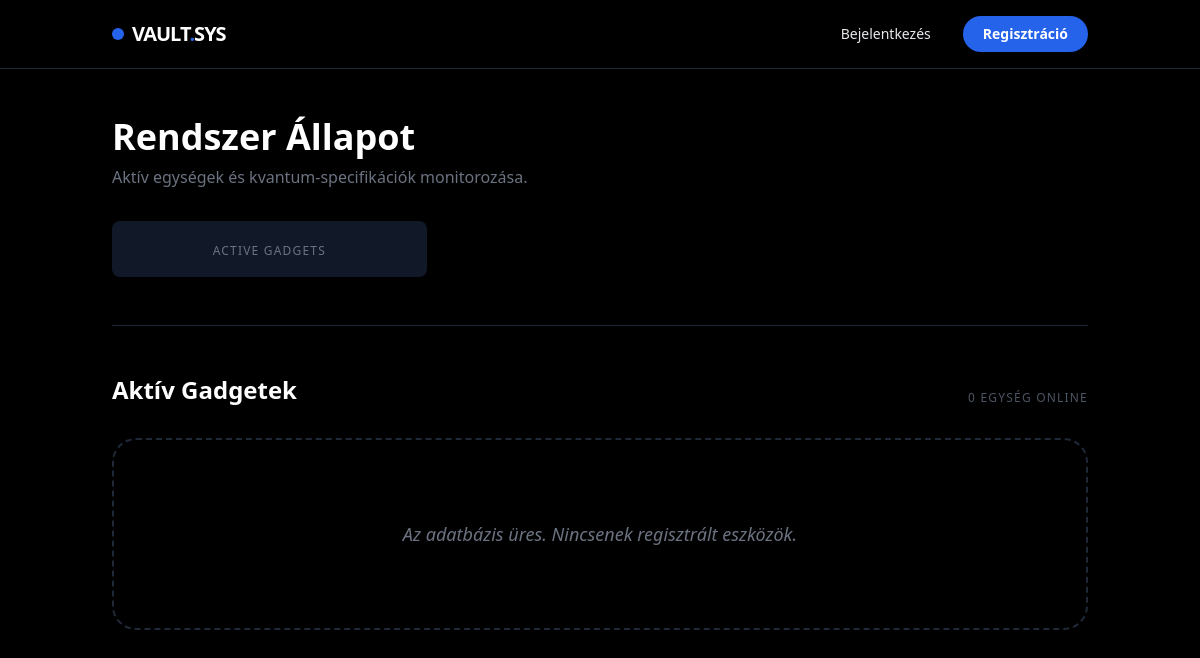
The app's page /, older data.
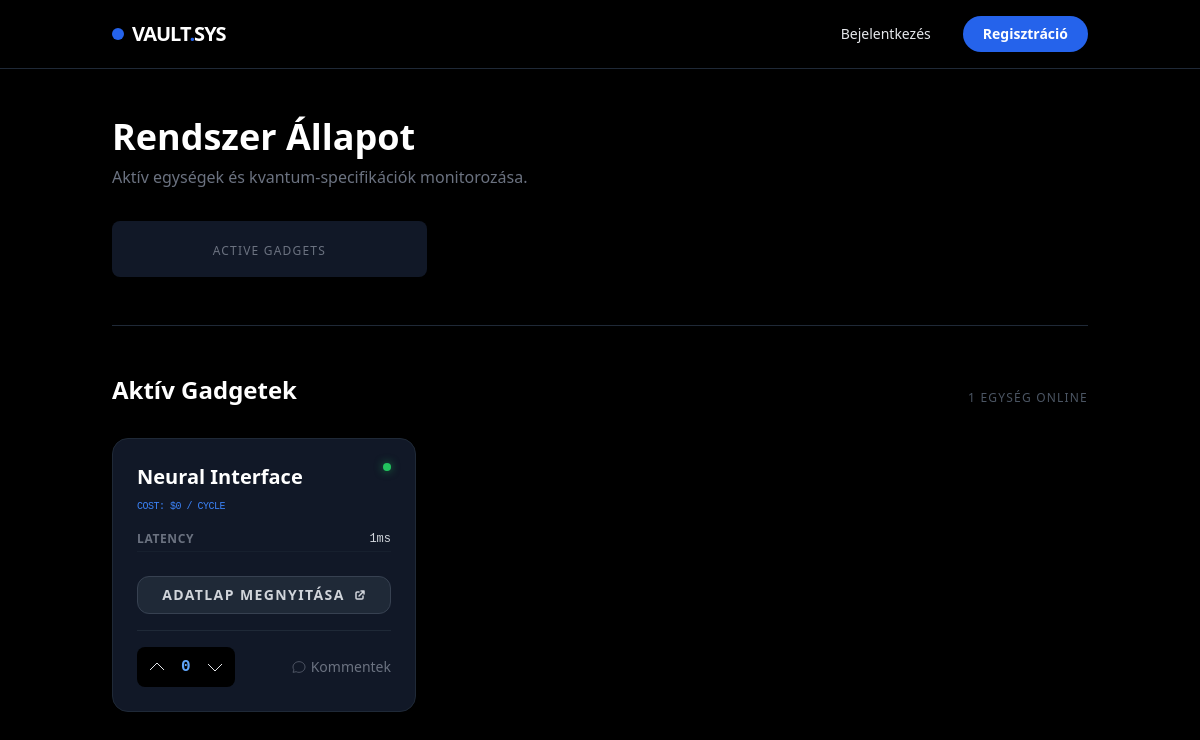
The same page, newer data.
### apps/challenges/models.py (models this page shows, shortened)
class Gadget(models.Model):
    name = models.CharField(max_length=255)
    slug = models.SlugField(unique=True, blank=True)
    specs = models.JSONField(default=dict, blank=True)
    main_image = models.ImageField(upload_to='gadgets/%Y/%m/%d/', null=True, blank=True)
    operating_cost = models.DecimalField(max_digits=15, decimal_places=2, default=0.00)
    operating_cost = models.DecimalField(max_digits=15, decimal_places=2, default=0.00)
    prerequisite = models.ForeignKey(
        'self',
        on_delete=models.SET_NULL,
        null=True,
        blank=True,
        related_name='unlocks'
    )
    readme_content = models.TextField(
        blank=True,
        help_text="Írj Markdown formátumban, mint a GitHubon"
    )
    external_links = models.JSONField(default=list, blank=True)
    created_at = models.DateTimeField(auto_now_add=True)
    @property
    def total_score(self):
        return sum(v.value for v in self.votes.all())

### apps/challenges/views.py (the view)
# urls.py: path('', DashboardView.as_view(), name='dashboard'),
class DashboardView(View):
    def get(self, request):
        gadgets = Gadget.objects.all().order_by('operating_cost')
        user_unlocked_ids = [g.id for g in gadgets if g.operating_cost == 0]
        return render(request, 'challenges/index.html', {
            'gadgets': gadgets,
            'user_unlocked_ids': user_unlocked_ids
        })

### templates/challenges/index.html (shortened to what this page needs)
{% load static %}
<!DOCTYPE html>
<html lang="hu">
<head>
    <script src="https://cdn.tailwindcss.com"></script>
</head>
<body class="bg-black text-gray-200 font-sans selection:bg-blue-500/30">
    <nav class="sticky top-0 z-50 bg-black/80 backdrop-blur-md border-b border-gray-800">
        <div class="container mx-auto px-6 py-4 flex justify-between items-center">
            <div class="flex items-center space-x-2">
                <div class="w-3 h-3 bg-blue-600 rounded-full animate-pulse"></div>
                <span class="text-xl font-black tracking-tighter text-white">VAULT<span class="text-blue-600">.</span>SYS</span>
            </div>
            <div class="hidden md:flex items-center space-x-8">
                {% if user.is_authenticated %}
                    <div class="flex items-center space-x-4">
                        <span class="text-sm text-gray-500">Operátor: <span class="text-blue-400 font-mono">{{ user.username }}</span></span>
                        {% include "partials/_logout_button.html" %}
                    </div>
                {% else %}
                    <a href="{% url 'accounts:login' %}" class="text-sm font-medium hover:text-white transition">Bejelentkezés</a>
                    <a href="{% url 'accounts:register' %}" class="bg-blue-600 hover:bg-blue-700 text-white px-5 py-2 rounded-full text-sm font-bold transition">Regisztráció</a>
                {% endif %}
            </div>
        </div>
    </nav>
    <main class="container mx-auto px-6 py-12">
        <section class="mb-12">
            <h1 class="text-4xl font-extrabold text-white mb-2">Rendszer Állapot</h1>
            <p class="text-gray-500 mb-8">Aktív egységek és kvantum-specifikációk monitorozása.</p>
            {% include "partials/_stat_grid.html" with stats=stats %}
        </section>
        <hr class="border-gray-800 mb-12">
        <section>
            <div class="flex justify-between items-end mb-8">
                <h2 class="text-2xl font-bold text-white">Aktív Gadgetek</h2>
                <span class="text-xs text-gray-600 uppercase tracking-widest">{{ gadgets|length }} Egység online</span>
            </div>
            <div class="grid grid-cols-1 md:grid-cols-2 lg:grid-cols-3 gap-8">
                {% for gadget in gadgets %}
                    {% include "partials/_gadget_card.html" with gadget=gadget %}
                {% empty %}
                    <div class="col-span-full py-20 text-center border-2 border-dashed border-gray-800 rounded-3xl">
                        <p class="text-gray-500 italic text-lg">Az adatbázis üres. Nincsenek regisztrált eszközök.</p>
                    </div>
                {% endfor %}
            </div>
        </section>
    </main>
</body>
</html>

### templates/partials/_stat_grid.html (shortened to what this page needs)
<div class="grid grid-cols-1 md:grid-cols-3 gap-4 mb-8">
    <div class="bg-gray-900 p-4 rounded-lg text-center">
        <span class="text-xs uppercase tracking-widest text-gray-500">Active Gadgets</span>
    </div>
    </div>

### templates/partials/_gadget_card.html (shortened to what this page needs)
<div class="bg-gray-900 rounded-2xl border border-gray-800 p-6 flex flex-col h-full hover:border-blue-500/50 transition-all duration-300 group shadow-lg relative overflow-hidden">
    <div class="flex justify-between items-start mb-4">
        <div>
            <h3 class="text-xl font-bold text-white group-hover:text-blue-400 transition-colors">
                {{ gadget.name }}
            </h3>
            <span class="text-[10px] text-blue-500 font-mono uppercase tracking-tighter">
                Cost: ${{ gadget.operating_cost|floatformat:0 }} / Cycle
            </span>
        </div>
        <div class="w-2 h-2 bg-green-500 rounded-full shadow-[0_0_8px_rgba(34,197,94,0.6)]"></div>
    </div>
    <div class="flex-grow">
        <ul class="space-y-2 mb-6">
            {% for key, value in gadget.specs.items|slice:":3" %}
            <li class="flex justify-between text-xs border-b border-gray-800/50 pb-1">
                <span class="text-gray-500 uppercase tracking-wider font-semibold">{{ key }}</span>
                <span class="text-gray-300 font-mono">{{ value }}</span>
            </li>
            {% endfor %}
        </ul>
    </div>
    <div class="space-y-4">
        <a href="{% url 'challenges:detail' gadget.slug %}"
           target="_blank"
           class="block text-center w-full py-2 rounded-xl bg-gray-800 hover:bg-gray-700 text-gray-300 text-sm font-bold transition-all border border-gray-700 uppercase tracking-widest">
            Adatlap megnyitása
            <svg xmlns="http://www.w3.org/2000/svg" class="h-3 w-3 inline ml-1 mb-0.5" fill="none" viewBox="0 0 24 24" stroke="currentColor">
                <path stroke-linecap="round" stroke-linejoin="round" stroke-width="3" d="M10 6H6a2 2 0 00-2 2v10a2 2 0 002 2h10a2 2 0 002-2v-4M14 4h6m0 0v6m0-6L10 14" />
            </svg>
        </a>
        {% include "partials/_interaction_bar.html" with gadget=gadget %}
    </div>
</div>

### templates/partials/_interaction_bar.html
<div class="flex items-center justify-between mt-4 pt-4 border-t border-gray-800">
    <div class="flex items-center space-x-2 bg-black rounded-lg p-1">
        <button onclick="vote({{ gadget.id }}, 1)" class="p-1 hover:text-green-500 transition">
            <svg class="w-6 h-6" fill="none" stroke="currentColor" viewBox="0 0 24 24"><path d="M5 15l7-7 7 7"></path></svg>
        </button>
        <span class="font-mono font-bold text-blue-400" id="score-{{ gadget.id }}">{{ gadget.total_score }}</span>
        <button onclick="vote({{ gadget.id }}, -1)" class="p-1 hover:text-red-500 transition">
            <svg class="w-6 h-6" fill="none" stroke="currentColor" viewBox="0 0 24 24"><path d="M19 9l-7 7-7-7"></path></svg>
        </button>
    </div>
    <button class="text-sm text-gray-500 hover:text-white transition flex items-center">
        <svg class="w-4 h-4 mr-1" fill="none" stroke="currentColor" viewBox="0 0 24 24"><path d="M8 10h.01M12 10h.01M16 10h.01M21 12c0 4.418-4.03 8-9 8a9.863 9.863 0 01-4.255-.949L3 20l1.395-3.72C3.512 15.042 3 13.574 3 12c0-4.418 4.03-8 9-8s9 3.582 9 8z"></path></svg>
        Kommentek
    </button>
</div>

Row changes from the older to the newer data that the page shows:
added Gadget: name "Neural Interface", operating_cost "0", specs "LATENCY", specs "1ms", total_score "0"
Text that changed along with them:
{{ gadgets|length }}: "0" → "1"
text no longer shown: "Az adatbázis üres. Nincsenek regisztrált eszközök."
